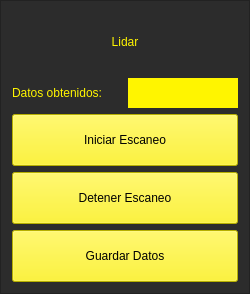
                 <widget class="QFrame" name="FrameLidar">
                  <property name="minimumSize">
                   <size>
                    <width>250</width>
                    <height>275</height>
                   </size>
                  </property>
                  <property name="maximumSize">
                   <size>
                    <width>300</width>
                    <height>600</height>
                   </size>
                  </property>
                  <property name="styleSheet">
                   <string notr="true">QFrame{
background-color: rgb(44, 44, 44);
}

QPushButton{
background-color: rgb(255, 245, 0);
font: 18pt &quot;ISOCP&quot;;
color: rgb(0, 0, 0);
}

QPushButton::hover{
	background-color: rgba(255,245, 0,100);
	font: 18pt &quot;ISOCP&quot;;
	color: rgb(0, 0, 0);
}
</string>
                  </property>
                  <property name="frameShape">
                   <enum>QFrame::StyledPanel</enum>
                  </property>
                  <property name="frameShadow">
                   <enum>QFrame::Raised</enum>
                  </property>
                  <layout class="QVBoxLayout" name="verticalLayout_4">
                   <item>
                    <widget class="QLabel" name="label_3">
                     <property name="sizePolicy">
                      <sizepolicy hsizetype="Preferred" vsizetype="Preferred">
                       <horstretch>0</horstretch>
                       <verstretch>9</verstretch>
                      </sizepolicy>
                     </property>
                     <property name="minimumSize">
                      <size>
                       <width>80</width>
                       <height>60</height>
                      </size>
                     </property>
                     <property name="maximumSize">
                      <size>
                       <width>16777215</width>
                       <height>60</height>
                      </size>
                     </property>
                     <property name="sizeIncrement">
                      <size>
                       <width>0</width>
                       <height>0</height>
                      </size>
                     </property>
                     <property name="styleSheet">
                      <string notr="true">font: 26pt &quot;ISOCP&quot;;
color: rgb(255, 245, 0);</string>
                     </property>
                     <property name="text">
                      <string>Lidar</string>
                     </property>
                     <property name="scaledContents">
                      <bool>false</bool>
                     </property>
                     <property name="alignment">
                      <set>Qt::AlignCenter</set>
                     </property>
                     <property name="wordWrap">
                      <bool>false</bool>
                     </property>
                    </widget>
                   </item>
                   <item>
                    <layout class="QHBoxLayout" name="horizontalLayout_6" stretch="1,1">
                     <item>
                      <widget class="QLabel" name="label_10">
                       <property name="maximumSize">
                        <size>
                         <width>16777215</width>
                         <height>30</height>
                        </size>
                       </property>
                       <property name="styleSheet">
                        <string notr="true">font: 14pt &quot;ISOCP&quot;;
color: rgb(255, 245, 0);</string>
                       </property>
                       <property name="text">
                        <string>Datos obtenidos:</string>
                       </property>
                      </widget>
                     </item>
                     <item>
                      <widget class="QLabel" name="display_lidar">
                       <property name="minimumSize">
                        <size>
                         <width>50</width>
                         <height>30</height>
                        </size>
                       </property>
                       <property name="maximumSize">
                        <size>
                         <width>150</width>
                         <height>30</height>
                        </size>
                       </property>
                       <property name="styleSheet">
                        <string notr="true">background-color: rgb(255, 245,0);
font: 14pt &quot;ISOCP&quot;;
color: rgb(0, 0, 0);</string>
                       </property>
                       <property name="text">
                        <string/>
                       </property>
                      </widget>
                     </item>
                    </layout>
                   </item>
                   <item>
                    <widget class="QPushButton" name="bt_iniciar_lidar">
                     <property name="sizePolicy">
                      <sizepolicy hsizetype="Minimum" vsizetype="Preferred">
                       <horstretch>0</horstretch>
                       <verstretch>0</verstretch>
                      </sizepolicy>
                     </property>
                     <property name="minimumSize">
                      <size>
                       <width>150</width>
                       <height>52</height>
                      </size>
                     </property>
                     <property name="maximumSize">
                      <size>
                       <width>16777215</width>
                       <height>70</height>
                      </size>
                     </property>
                     <property name="text">
                      <string>Iniciar Escaneo</string>
                     </property>
                    </widget>
                   </item>
                   <item>
                    <widget class="QPushButton" name="bt_detener_lidar">
                     <property name="sizePolicy">
                      <sizepolicy hsizetype="Minimum" vsizetype="Preferred">
                       <horstretch>0</horstretch>
                       <verstretch>0</verstretch>
                      </sizepolicy>
                     </property>
                     <property name="minimumSize">
                      <size>
                       <width>150</width>
                       <height>52</height>
                      </size>
                     </property>
                     <property name="maximumSize">
                      <size>
                       <width>16777215</width>
                       <height>70</height>
                      </size>
                     </property>
                     <property name="text">
                      <string>Detener Escaneo</string>
                     </property>
                    </widget>
                   </item>
                   <item>
                    <widget class="QPushButton" name="bt_guardar_lidar">
                     <property name="sizePolicy">
                      <sizepolicy hsizetype="Minimum" vsizetype="Preferred">
                       <horstretch>0</horstretch>
                       <verstretch>0</verstretch>
                      </sizepolicy>
                     </property>
                     <property name="minimumSize">
                      <size>
                       <width>150</width>
                       <height>52</height>
                      </size>
                     </property>
                     <property name="maximumSize">
                      <size>
                       <width>16777215</width>
                       <height>70</height>
                      </size>
                     </property>
                     <property name="text">
                      <string>Guardar Datos</string>
                     </property>
                    </widget>
                   </item>
                  </layout>
                 </widget>
